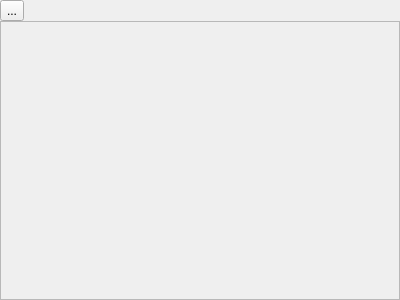
<?xml version="1.0" encoding="UTF-8"?>
<ui version="4.0">
 <class>FoldableArea</class>
 <widget class="QWidget" name="FoldableArea">
  <property name="geometry">
   <rect>
    <x>0</x>
    <y>0</y>
    <width>400</width>
    <height>300</height>
   </rect>
  </property>
  <property name="windowTitle">
   <string>Form</string>
  </property>
  <layout class="QGridLayout" name="gridLayout">
   <property name="leftMargin">
    <number>0</number>
   </property>
   <property name="topMargin">
    <number>0</number>
   </property>
   <property name="rightMargin">
    <number>0</number>
   </property>
   <property name="bottomMargin">
    <number>0</number>
   </property>
   <property name="verticalSpacing">
    <number>0</number>
   </property>
   <item row="0" column="0">
    <widget class="QToolButton" name="toggle_button">
     <property name="sizePolicy">
      <sizepolicy hsizetype="Maximum" vsizetype="Fixed">
       <horstretch>0</horstretch>
       <verstretch>0</verstretch>
      </sizepolicy>
     </property>
     <property name="text">
      <string>...</string>
     </property>
     <property name="autoRaise">
      <bool>false</bool>
     </property>
     <property name="arrowType">
      <enum>Qt::NoArrow</enum>
     </property>
    </widget>
   </item>
   <item row="0" column="1">
    <widget class="QFrame" name="header_line">
     <property name="sizePolicy">
      <sizepolicy hsizetype="Expanding" vsizetype="Maximum">
       <horstretch>0</horstretch>
       <verstretch>0</verstretch>
      </sizepolicy>
     </property>
     <property name="frameShape">
      <enum>QFrame::NoFrame</enum>
     </property>
     <property name="frameShadow">
      <enum>QFrame::Plain</enum>
     </property>
    </widget>
   </item>
   <item row="1" column="0" colspan="2">
    <widget class="QScrollArea" name="content_area">
     <property name="widgetResizable">
      <bool>true</bool>
     </property>
     <widget class="QWidget" name="scrollAreaWidgetContents">
      <property name="geometry">
       <rect>
        <x>0</x>
        <y>0</y>
        <width>398</width>
        <height>274</height>
       </rect>
      </property>
     </widget>
    </widget>
   </item>
  </layout>
 </widget>
 <resources/>
 <connections/>
</ui>
